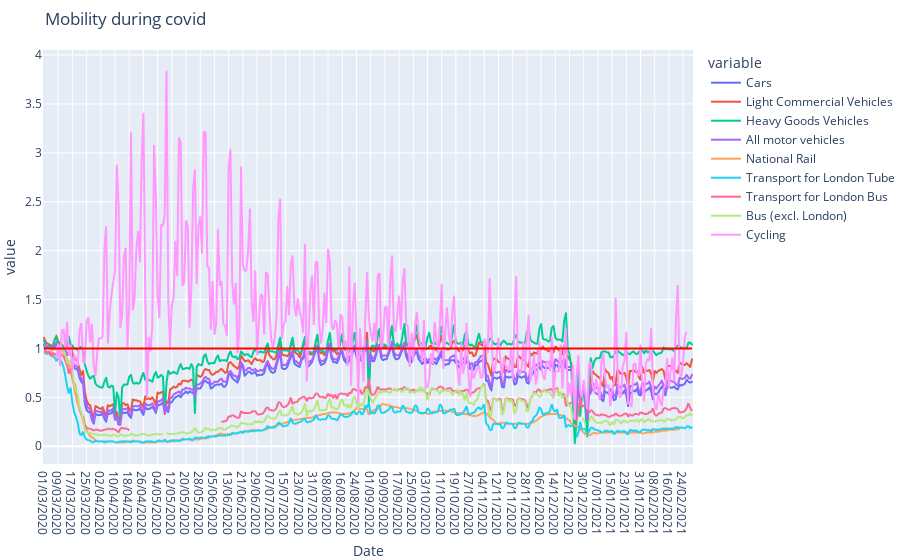

Write notebook code for a chart like this one.
### Markdown cell above
# Mobility Data

### Code cell
mobility = pd.read_csv('data/COVID-19-transport-use-statistics.csv')

# mobility plot 
fig = px.line(mobility, x=mobility.Date, y=mobility.drop(['Date'], axis=1).columns,
              title='Mobility during covid')

# add baseline
fig.add_shape(type="line",
        x0=mobility.index.min(),
        y0=1,
        x1=mobility.index.max(),
        y1=1,
    name = 'baseline',
    line=dict(color='Red'))

fig.update_layout(margin={"r":0,"t":50,"l":0,"b":30})
fig.show()

### Figure 1 — Plotly figure (JSON) as saved in the notebook; plotly's stock layout.template omitted (floating-point values rounded to 4 significant figures; data arrays with more than 128 entries replaced by an {"elided": "..."} marker saying what was removed)
{"data": [{"hovertemplate": "variable=Cars<br>Date=%{x}<br>value=%{y}<extra></extra>", "legendgroup": "Cars", "line": {"color": "#636efa", "dash": "solid"}, "mode": "lines", "name": "Cars", "showlegend": true, "type": "scattergl", "x": {"elided": "366 str values"}, "xaxis": "x", "y": {"elided": "366 float values"}, "yaxis": "y"}, {"hovertemplate": "variable=Light Commercial Vehicles<br>Date=%{x}<br>value=%{y}<extra></extra>", "legendgroup": "Light Commercial Vehicles", "line": {"color": "#EF553B", "dash": "solid"}, "mode": "lines", "name": "Light Commercial Vehicles", "showlegend": true, "type": "scattergl", "x": {"elided": "366 str values"}, "xaxis": "x", "y": {"elided": "366 float values"}, "yaxis": "y"}, {"hovertemplate": "variable=Heavy Goods Vehicles<br>Date=%{x}<br>value=%{y}<extra></extra>", "legendgroup": "Heavy Goods Vehicles", "line": {"color": "#00cc96", "dash": "solid"}, "mode": "lines", "name": "Heavy Goods Vehicles", "showlegend": true, "type": "scattergl", "x": {"elided": "366 str values"}, "xaxis": "x", "y": {"elided": "366 float values"}, "yaxis": "y"}, {"hovertemplate": "variable=All motor vehicles<br>Date=%{x}<br>value=%{y}<extra></extra>", "legendgroup": "All motor vehicles", "line": {"color": "#ab63fa", "dash": "solid"}, "mode": "lines", "name": "All motor vehicles", "showlegend": true, "type": "scattergl", "x": {"elided": "366 str values"}, "xaxis": "x", "y": {"elided": "366 float values"}, "yaxis": "y"}, {"hovertemplate": "variable=National Rail<br>Date=%{x}<br>value=%{y}<extra></extra>", "legendgroup": "National Rail", "line": {"color": "#FFA15A", "dash": "solid"}, "mode": "lines", "name": "National Rail", "showlegend": true, "type": "scattergl", "x": {"elided": "366 str values"}, "xaxis": "x", "y": {"elided": "366 float values"}, "yaxis": "y"}, {"hovertemplate": "variable=Transport for London Tube<br>Date=%{x}<br>value=%{y}<extra></extra>", "legendgroup": "Transport for London Tube", "line": {"color": "#19d3f3", "dash": "solid"}, "mode": "lines", "name": "Transport for London Tube", "showlegend": true, "type": "scattergl", "x": {"elided": "366 str values"}, "xaxis": "x", "y": {"elided": "366 float values"}, "yaxis": "y"}, {"hovertemplate": "variable=Transport for London Bus<br>Date=%{x}<br>value=%{y}<extra></extra>", "legendgroup": "Transport for London Bus", "line": {"color": "#FF6692", "dash": "solid"}, "mode": "lines", "name": "Transport for London Bus", "showlegend": true, "type": "scattergl", "x": {"elided": "366 str values"}, "xaxis": "x", "y": {"elided": "366 float values"}, "yaxis": "y"}, {"hovertemplate": "variable=Bus (excl. London)<br>Date=%{x}<br>value=%{y}<extra></extra>", "legendgroup": "Bus (excl. London)", "line": {"color": "#B6E880", "dash": "solid"}, "mode": "lines", "name": "Bus (excl. London)", "showlegend": true, "type": "scattergl", "x": {"elided": "366 str values"}, "xaxis": "x", "y": {"elided": "366 float values"}, "yaxis": "y"}, {"hovertemplate": "variable=Cycling<br>Date=%{x}<br>value=%{y}<extra></extra>", "legendgroup": "Cycling", "line": {"color": "#FF97FF", "dash": "solid"}, "mode": "lines", "name": "Cycling", "showlegend": true, "type": "scattergl", "x": {"elided": "366 str values"}, "xaxis": "x", "y": {"elided": "366 float values"}, "yaxis": "y"}], "layout": {"legend": {"title": {"text": "variable"}, "tracegroupgap": 0}, "margin": {"b": 30, "l": 0, "r": 0, "t": 50}, "shapes": [{"line": {"color": "Red"}, "name": "baseline", "type": "line", "x0": 0, "x1": 365, "y0": 1, "y1": 1}], "title": {"text": "Mobility during covid"}, "xaxis": {"anchor": "y", "domain": [0, 1], "title": {"text": "Date"}}, "yaxis": {"anchor": "x", "domain": [0, 1], "title": {"text": "value"}}}}
